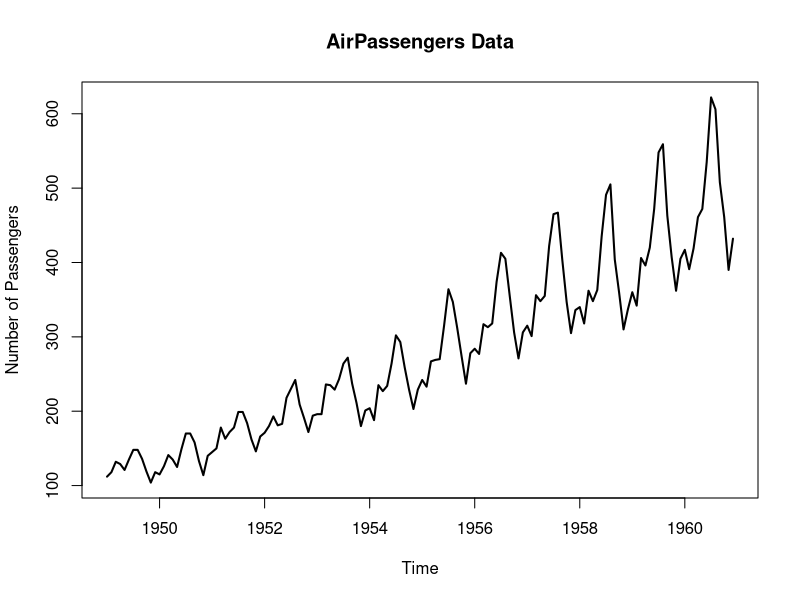
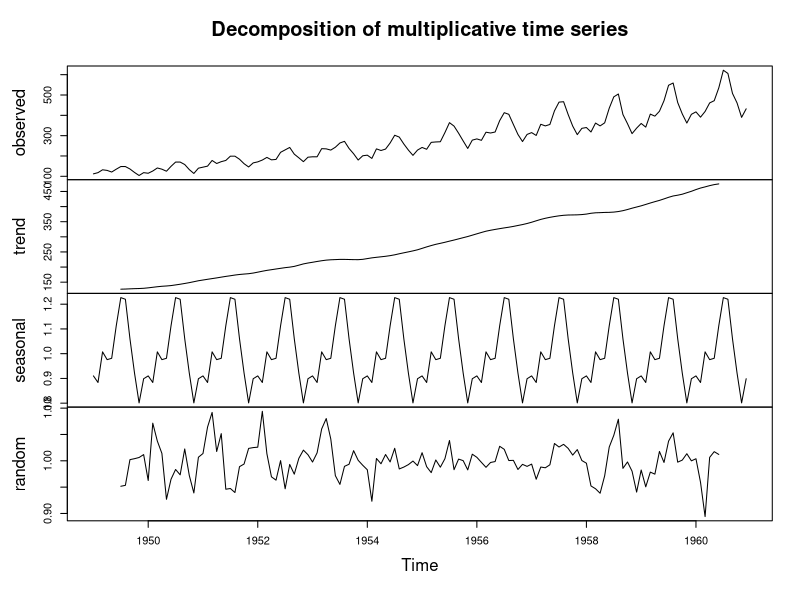
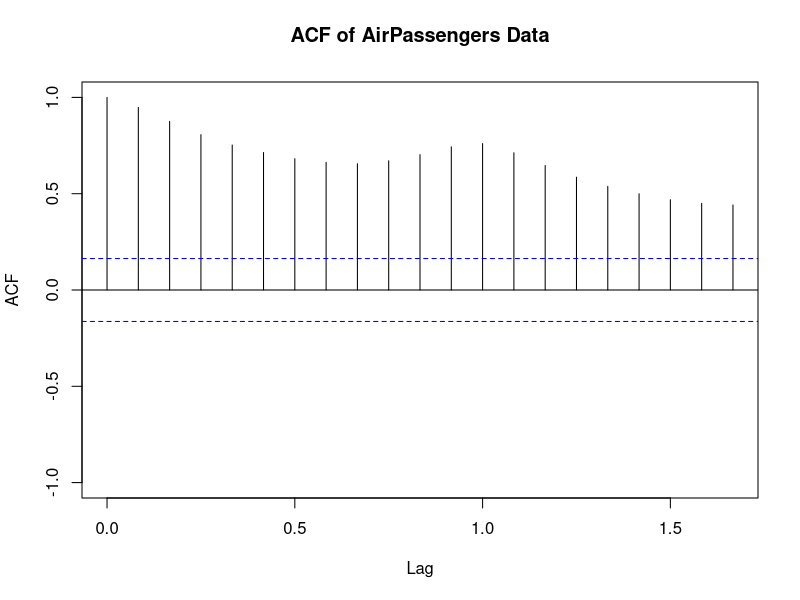
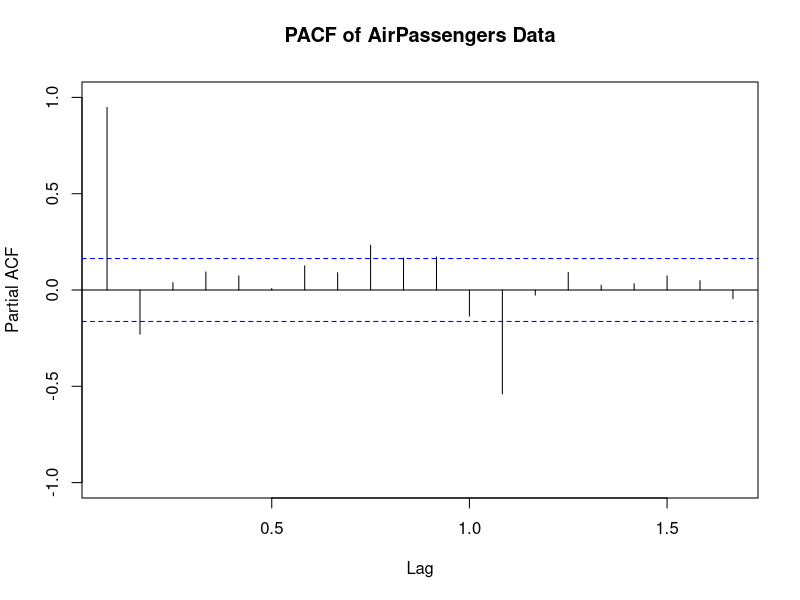
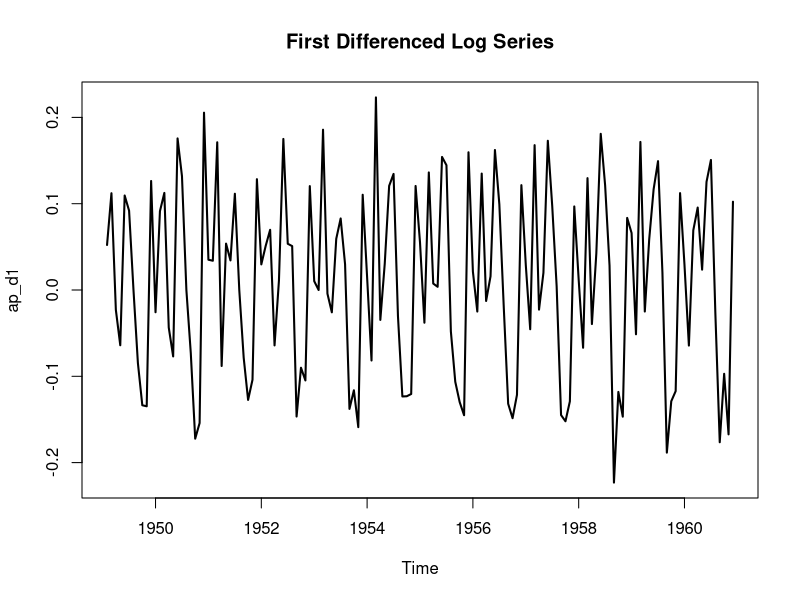
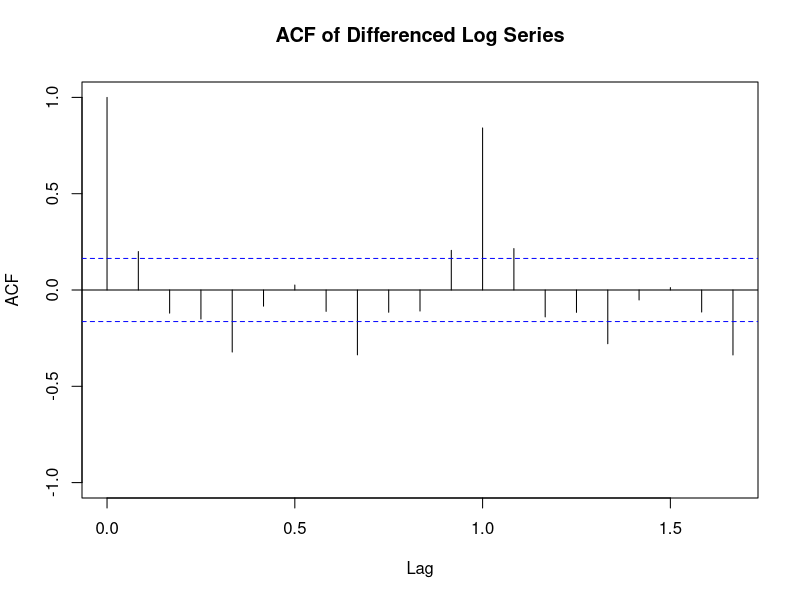
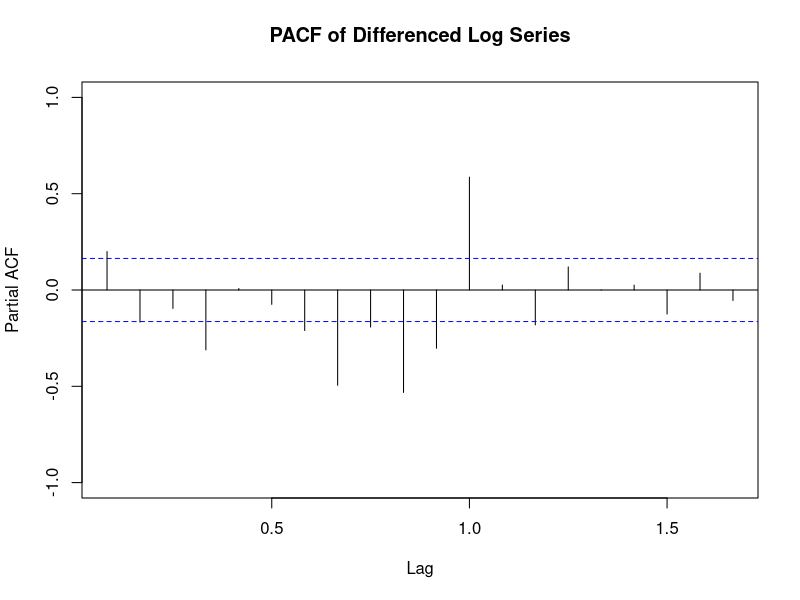
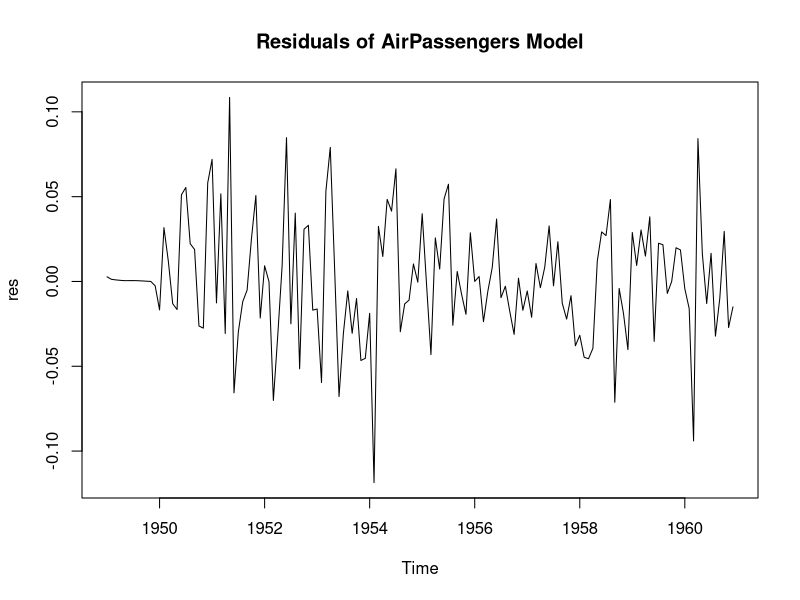

Write R code to recreate these figures, in order.
## ---- chunk 1
knitr::opts_chunk$set(echo = TRUE)
library(tseries)
library(forecast)
library(datasets)
## ---- chunk 2

# To delete previous history or stored variables
rm(list = ls(all = TRUE))

library(tseries)
library(forecast)
library(datasets)


# -------------------------------------------------
# (f) Convert the data into a time series object
# -------------------------------------------------

data(AirPassengers)

ap_data <- as.ts(AirPassengers)

# Printing the data
ap_data



# -------------------------------------------------
# (g) Plot the data to identify dominant component
# -------------------------------------------------

plot(ap_data,
     main = "AirPassengers Data",
     xlab = "Time",
     ylab = "Number of Passengers",
     lwd = 2)



# -------------------------------------------------
# (h) Decompose the data
# -------------------------------------------------

ap_decomp <- decompose(ap_data, type = "multiplicative")
plot(ap_decomp)



# -------------------------------------------------
# (i) Check stationarity using ACF/PACF
# -------------------------------------------------

acf(ap_data,
    main = "ACF of AirPassengers Data",
    lag.max = 20,
    ylim = c(-1,1))

pacf(ap_data,
     main = "PACF of AirPassengers Data",
     lag.max = 20,
     ylim = c(-1,1))



# -------------------------------------------------
# (j) Check stationarity using KPSS Test
# -------------------------------------------------

kpss.test(ap_data)



# -------------------------------------------------
# (k) If non-stationary, make it stationary
# Use log transformation (variance stabilization)
# followed by differencing
# -------------------------------------------------

ap_log <- log(ap_data)

ap_d1 <- diff(ap_log)

kpss.test(ap_d1)

plot(ap_d1,
     main = "First Differenced Log Series",
     xlab = "Time",
     lwd = 2)

acf(ap_d1,
    main = "ACF of Differenced Log Series",
    lag.max = 20,
    ylim = c(-1,1))

pacf(ap_d1,
     main = "PACF of Differenced Log Series",
     lag.max = 20,
     ylim = c(-1,1))



# -------------------------------------------------
# (l) Model Identification using ACF/PACF and AIC
# Since trend and seasonality are dominant,
# we use ARIMA model
# -------------------------------------------------

ap_fit <- auto.arima(ap_log)

ap_fit



# -------------------------------------------------
# (m) Fit the selected model and estimate parameters
# (Model fitted above using auto.arima)
# -------------------------------------------------



# -------------------------------------------------
# (n) Check Goodness of Fit (Diagnostic Checking)
# -------------------------------------------------

res <- ap_fit$residuals

# Plot residuals
plot(res,
     main = "Residuals of AirPassengers Model")

# Check Normality
hist(res,
     main = "Histogram of Residuals")

shapiro.test(res)

# Check Serial Correlation
Box.test(res,
         lag = 20,
         type = "Box-Pierce")

# Check Heteroscedasticity
acf(res^2,
    main = "ACF of Squared Residuals")

pacf(res^2,
     main = "PACF of Squared Residuals")
